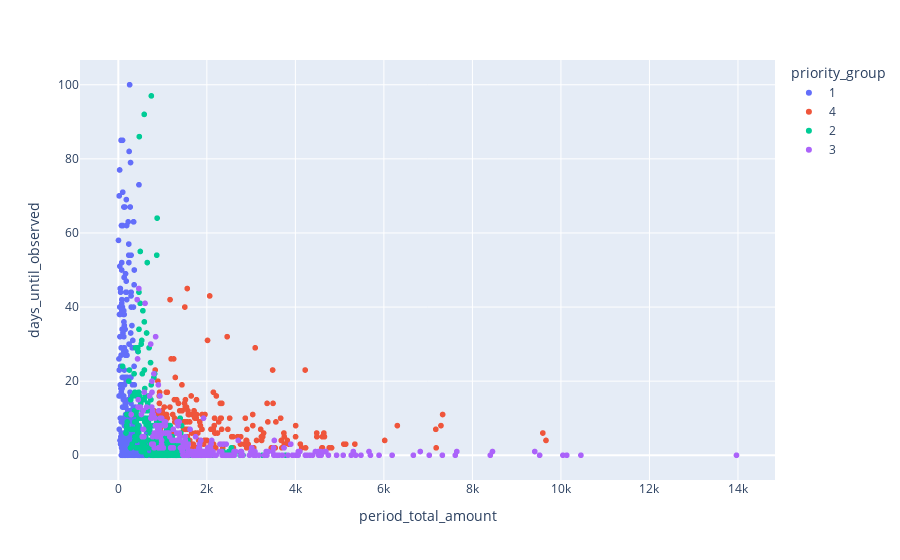

Source (notebook cell):
### Code cell
px.scatter(
    alive_customers,
    x="period_total_amount",
    y="days_until_observed",
    color="priority_group"
)

### Figure 1 — Plotly figure (JSON) as saved in the notebook; plotly's stock layout.template omitted (floating-point values rounded to 4 significant figures; data arrays with more than 128 entries replaced by an {"elided": "..."} marker saying what was removed)
{"data": [{"hovertemplate": "priority_group=1<br>period_total_amount=%{x}<br>days_until_observed=%{y}<extra></extra>", "legendgroup": "1", "marker": {"color": "#636efa", "symbol": "circle"}, "mode": "markers", "name": "1", "showlegend": true, "type": "scattergl", "x": {"elided": "395 float values"}, "xaxis": "x", "y": {"elided": "395 int values"}, "yaxis": "y"}, {"hovertemplate": "priority_group=4<br>period_total_amount=%{x}<br>days_until_observed=%{y}<extra></extra>", "legendgroup": "4", "marker": {"color": "#EF553B", "symbol": "circle"}, "mode": "markers", "name": "4", "showlegend": true, "type": "scattergl", "x": {"elided": "193 float values"}, "xaxis": "x", "y": {"elided": "193 int values"}, "yaxis": "y"}, {"hovertemplate": "priority_group=2<br>period_total_amount=%{x}<br>days_until_observed=%{y}<extra></extra>", "legendgroup": "2", "marker": {"color": "#00cc96", "symbol": "circle"}, "mode": "markers", "name": "2", "showlegend": true, "type": "scattergl", "x": {"elided": "302 float values"}, "xaxis": "x", "y": {"elided": "302 int values"}, "yaxis": "y"}, {"hovertemplate": "priority_group=3<br>period_total_amount=%{x}<br>days_until_observed=%{y}<extra></extra>", "legendgroup": "3", "marker": {"color": "#ab63fa", "symbol": "circle"}, "mode": "markers", "name": "3", "showlegend": true, "type": "scattergl", "x": {"elided": "245 float values"}, "xaxis": "x", "y": {"elided": "245 int values"}, "yaxis": "y"}], "layout": {"legend": {"title": {"text": "priority_group"}, "tracegroupgap": 0}, "margin": {"t": 60}, "xaxis": {"anchor": "y", "domain": [0, 1], "title": {"text": "period_total_amount"}}, "yaxis": {"anchor": "x", "domain": [0, 1], "title": {"text": "days_until_observed"}}}}
